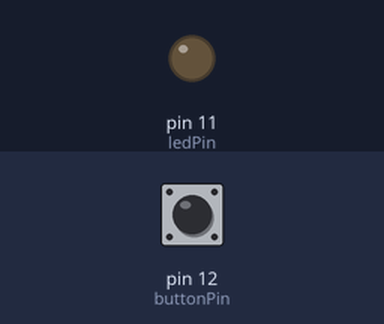
The program below on a simulated Raspberry Pi (header pin numbers). Shown: output pins drawn as LEDs (lit = HIGH). The test bench sets the inputs (shaded band); at power-on: pin 12 (buttonPin) HIGH. What the program prints to the terminal is not drawn.

Above: at 1.2 s.
1.3 s: pin 12 (buttonPin) pulled LOW for 0.15 s
At 1.37 s:
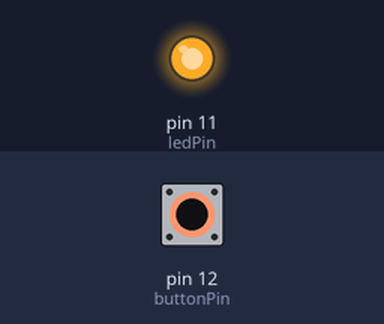
2.9 s: pin 12 (buttonPin) pulled LOW for 3.2 s
At 6.7 s:
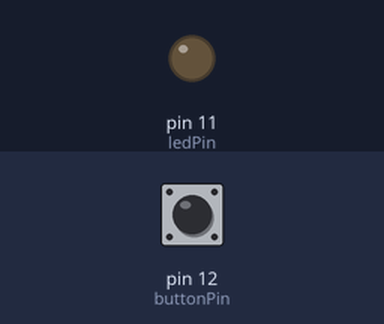
Timing chart, 0 to 8.2 s (numbered marks = the images above; inputs shaded):
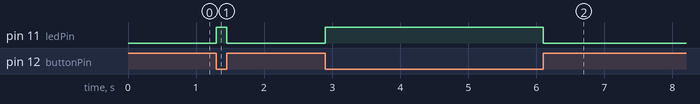

Measured:
- after the input at 1.3 s, pin 11 (ledPin): LOW → HIGH at once, → LOW 0.15 s later
- after the input at 2.9 s, pin 11 (ledPin): LOW → HIGH at once, → LOW 3.2 s later

The program:

ButtonLED.py
```python
import RPi.GPIO as GPIO
import time

ledPin = 11    # we are defining ledPin here
buttonPin = 12    # we are defining button here


def setup():
    GPIO.setmode(GPIO.BOARD)
    # using physical GPIO numbering. it is used to set the serial number of GPIO which is based on physcial location of pin
    # This is GPIO17 amd GPIO18 corresponds to pin 11 and 12
    GPIO.setup(ledPin, GPIO.OUT)  # ledPin to Output mode
    # set buttonPin to PULL UP INPUT mode
    # buttonPin to input moe with pull resistor
    GPIO.setup(buttonPin, GPIO.IN, pull_up_down=GPIO.PUD_UP)


def loop():
    while True:
        if GPIO.input(buttonPin) == GPIO.LOW:  # if button is pressed
            # turn it on using HIGH as output level
            GPIO.output(ledPin, GPIO.HIGH)
            print('led turned on >>')
        else:  # if button is relessed
            # turn it off using LOW as output level
            GPIO.output(ledPin, GPIO.LOW)
            print('led turned off <<<')


def destroy():
    GPIO.output(ledPin, GPIO.LOW)     # turn off led at the end of program
    GPIO.cleanup()                    # Release GPIO resource


if __name__ == '__main__':
    print('Program is starting...')
    setup()
    try:
        loop()
    except KeyboardInterrupt:  # terminate app on ctrl-c
        destroy()
```
